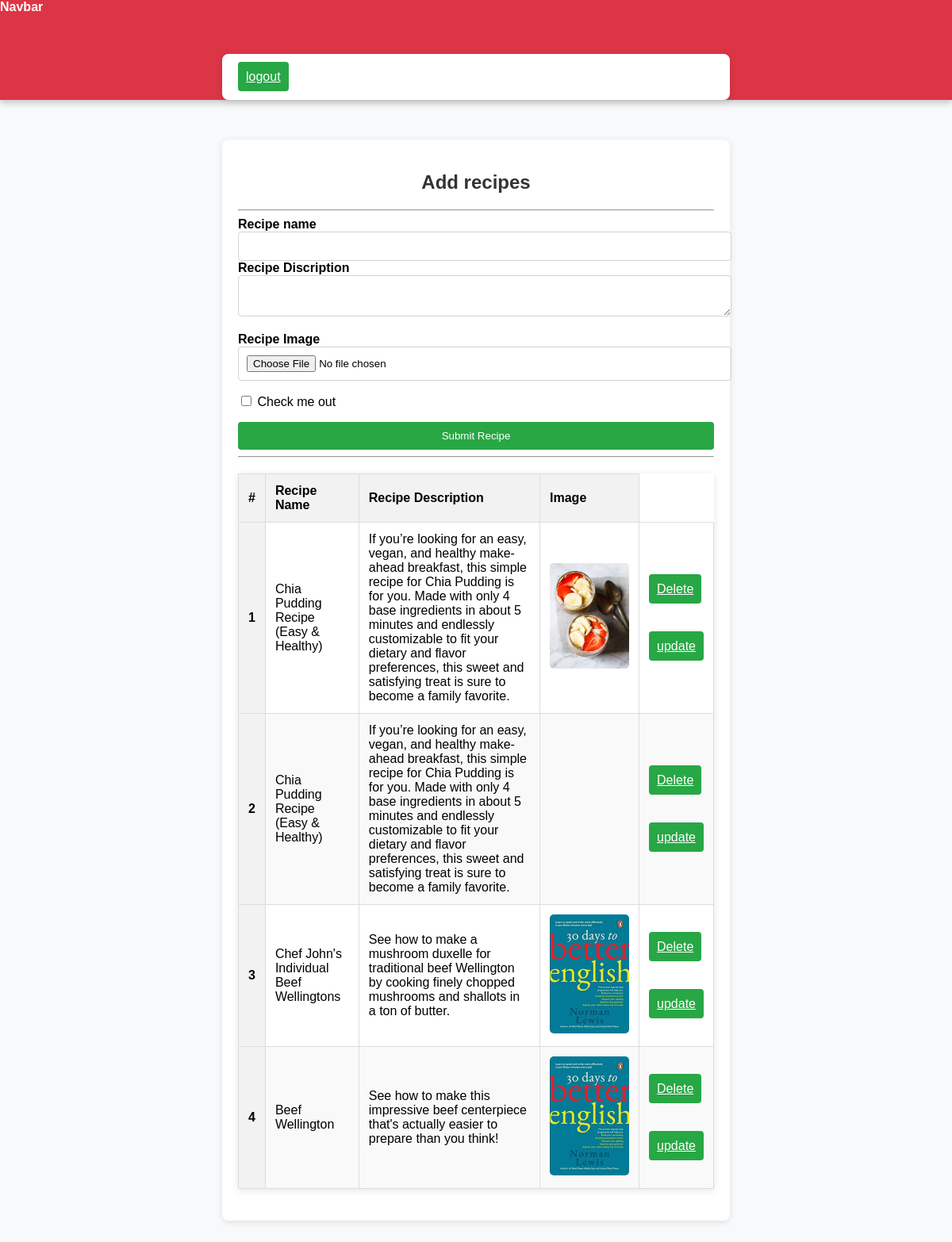
Before: /recipes/ (signed in) with the older database file.
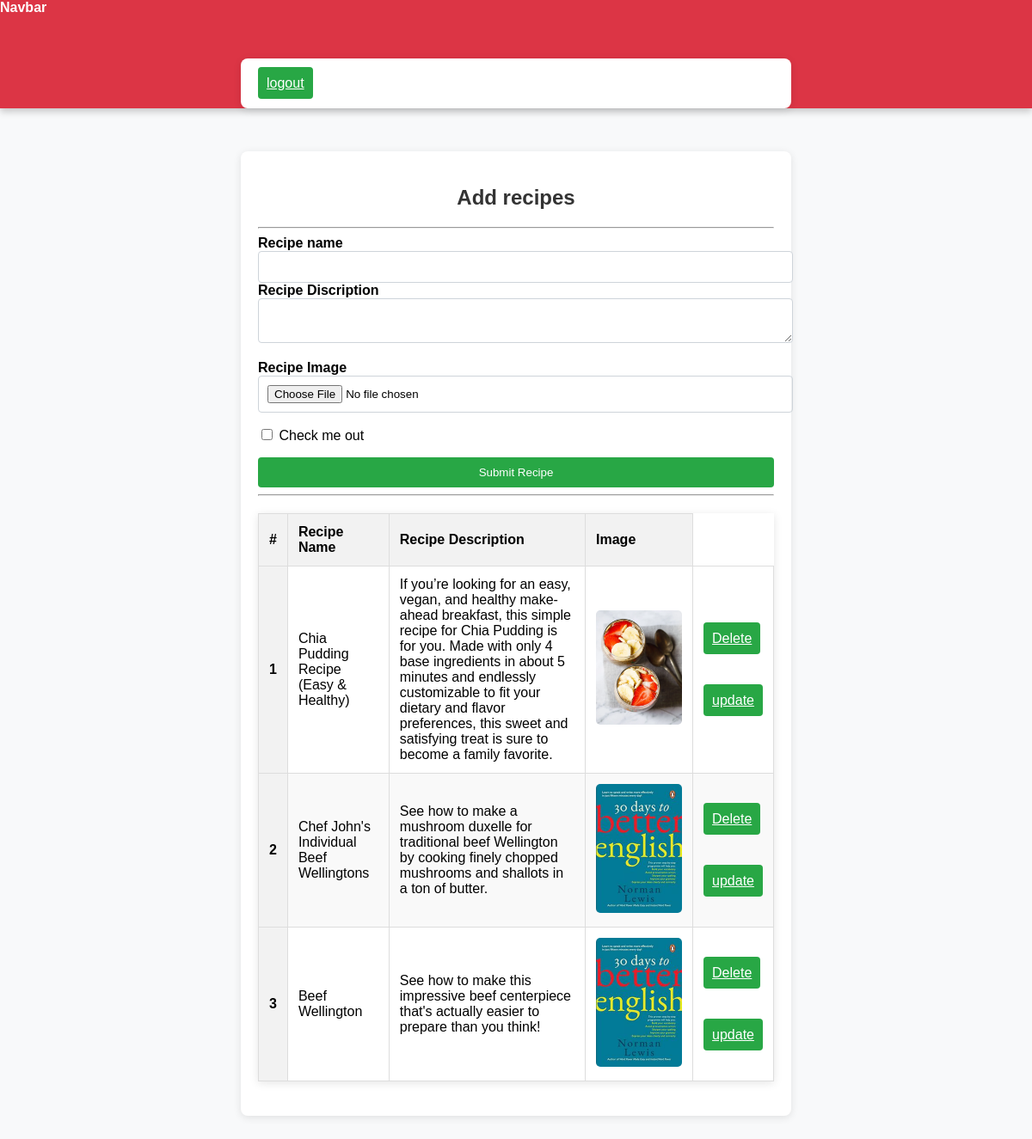
After: the same page with the newer database file.
### recipe1/models.py (models this page shows)
class Recepie(models.Model):
    user = models.ForeignKey(User, on_delete=models.SET_NULL, null=True, blank=True)
    recipe_name = models.CharField(max_length=100)
    recipe_description = models.TextField()
    recipe_image = models.ImageField(upload_to="recipe")

### recipe1/views.py (the view, shortened to what this page needs)
# urls.py: path('recipes/', views.recipes),
@login_required(login_url='/login/')
def recipes(request):
    queryset = Recepie.objects.all()
    context = {'recipes': queryset}
    return render(request ,"recipes.html", context)

### recipe1/template/recipes.html (shortened to what this page needs)
<!DOCTYPE html>
<html lang="en">
<head>
  {% load static %}
  <link rel="stylesheet" href="{% static 'css/recipes.css' %}">
</head>
<body>
<nav class="navbar bg-body-tertiary bg-danger  shadow-lg">
  <div class="container-fluid">
    <a class="navbar-brand">Navbar</a>
    <form class="d-flex">
      {% if request.user.is_authenticated %}
      <a href="/logout/" class="btn btn-success" type="submit">logout</a>
      {% else %}
      <a href="/login/" class="btn btn-success" type="submit">login</a>
      {% endif %}
    </form>
  </div>
</nav>
<form class="sahdow-lg" method="post" enctype="multipart/form-data">
  <h2> Add recipes</h2>
  <hr>
  <div class="mb-3">
    <label class="form-label">Recipe name</label>
    <input name="recipe_name"  type="text"  required class="form-control">
  <div class="mb-3">
    <label   class="form-label">Recipe Discription</label>
    <textarea name="recipe_description"  class="form-control" required> </textarea>
  </div>
    <div class="mb-3">
    <label for="exampleInputPassword1" class="form-label">Recipe Image</label>
      <input name="recipe_image" type="file"  class="form-control">
  </div>
  <div class="mb-3 form-check">
    <input type="checkbox" class="form-check-input" id="exampleCheck1">
    <label class="form-check-label" for="exampleCheck1">Check me out</label>
  </div>
  <button type="submit" class="btn btn-success">Submit Recipe</button>
</form>
<br>
<hr>
<table class="table">
  <thead>
    <tr>
      <th scope="col">#</th>
      <th scope="col">Recipe Name</th>
      <th scope="col">Recipe Description</th>
      <th scope="col">Image</th>
    </tr>
  </thead>
  <tbody>
  {% for recipe in recipes %}
    <tr>
      <th scope="row">{{ forloop.counter }}</th>
      <td>{{ recipe.recipe_name }}</td>
      <td>{{ recipe.recipe_description }}</td>
      <td>
        <img src="/media/{{ recipe.recipe_image }}" alt="{{ recipe1.recipe_name }}">
      </td>
      <td>
        <a href="/delete_recipe/{{recipe.id}}/" class="btn btn-danger m-2">Delete</a>
        <br>
        <br>
        <br>
        <br>
        <a href="/update_recipe/{{recipe.id}}/" class="btn btn-success">update</a>
      </td>
    </tr>
    {% endfor %}
  </tbody>
</table>
</body>
</html>

Changed rows visible on the page:
removed Recepie: recipe_name "Chia Pudding Recipe (Easy & Healthy)", recipe_description "If you’re looking for an easy, vegan, and healthy make-ahead breakfast, this simple recipe for Chia Pudding is for you. Made with only 4 base ingredients in about 5 minutes and endlessly customizable to fit your dietary and flavor preferences, this sweet and satisfying treat is sure to become a family favorite."
